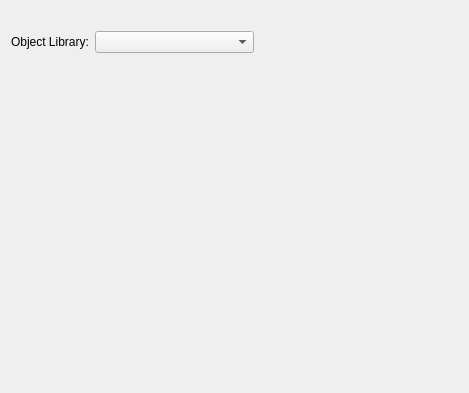
<?xml version="1.0" encoding="UTF-8"?>
<ui version="4.0">
 <class>SelectLibraryPage_q</class>
 <widget class="QWizardPage" name="SelectLibraryPage_q">
  <property name="geometry">
   <rect>
    <x>0</x>
    <y>0</y>
    <width>469</width>
    <height>393</height>
   </rect>
  </property>
  <property name="windowTitle">
   <string>WizardPage</string>
  </property>
  <property name="title">
   <string>Select library where objects should be created</string>
  </property>
  <property name="subTitle">
   <string/>
  </property>
  <layout class="QGridLayout" name="gridLayout">
   <item row="0" column="0" colspan="3">
    <widget class="QLabel" name="label_2">
     <property name="text">
      <string/>
     </property>
    </widget>
   </item>
   <item row="1" column="0">
    <widget class="QLabel" name="label">
     <property name="text">
      <string>Object Library:</string>
     </property>
    </widget>
   </item>
   <item row="1" column="1">
    <widget class="QComboBox" name="libs">
     <property name="sizePolicy">
      <sizepolicy hsizetype="Expanding" vsizetype="Fixed">
       <horstretch>0</horstretch>
       <verstretch>0</verstretch>
      </sizepolicy>
     </property>
    </widget>
   </item>
   <item row="1" column="2">
    <spacer name="horizontalSpacer">
     <property name="orientation">
      <enum>Qt::Orientation::Horizontal</enum>
     </property>
     <property name="sizeHint" stdset="0">
      <size>
       <width>198</width>
       <height>20</height>
      </size>
     </property>
    </spacer>
   </item>
   <item row="2" column="0">
    <spacer name="spacer">
     <property name="orientation">
      <enum>Qt::Orientation::Vertical</enum>
     </property>
     <property name="sizeType">
      <enum>QSizePolicy::Policy::Expanding</enum>
     </property>
     <property name="sizeHint" stdset="0">
      <size>
       <width>20</width>
       <height>308</height>
      </size>
     </property>
    </spacer>
   </item>
  </layout>
 </widget>
 <resources/>
 <connections/>
</ui>
